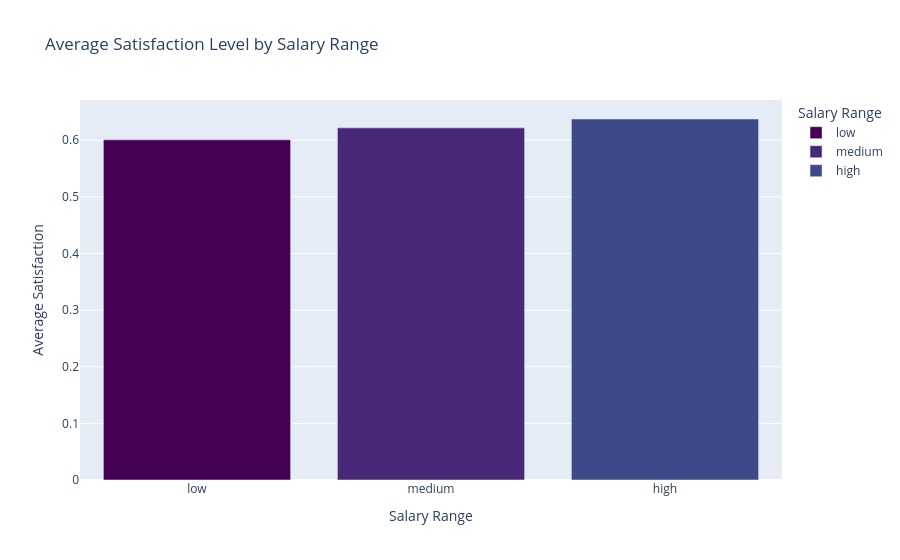

The notebook cell saved with this chart:
### Markdown cell above
<h1>**Calculating the Average Satisfaction Level and Plotting it against the Salary Types**</h1>

### Code cell
import plotly.express as px
avg_satisfaction = data_cleaned.groupby('Salary_Range')['satisfaction_level'].mean().reset_index() #Finding average satisfaction level
fig = px.bar(
    avg_satisfaction,
    x='Salary_Range',
    y='satisfaction_level',
    title='Average Satisfaction Level by Salary Range',
    labels={'Salary_Range': 'Salary Range', 'satisfaction_level': 'Average Satisfaction'},
    color='Salary_Range',  
    color_discrete_sequence=px.colors.sequential.Viridis  
)
fig.show() #Plotting Average satisfaction level against different salary types to see whether it is a factor affecting salary or not

### Figure 1 — Plotly figure (JSON) as saved in the notebook; plotly's stock layout.template omitted (floating-point values rounded to 4 significant figures)
{"data": [{"hovertemplate": "Salary Range=%{x}<br>Average Satisfaction=%{y}<extra></extra>", "legendgroup": "low", "marker": {"color": "#440154", "pattern": {"shape": ""}}, "name": "low", "orientation": "v", "showlegend": true, "textposition": "auto", "type": "bar", "x": ["low"], "xaxis": "x", "y": [0.6008], "yaxis": "y"}, {"hovertemplate": "Salary Range=%{x}<br>Average Satisfaction=%{y}<extra></extra>", "legendgroup": "medium", "marker": {"color": "#482878", "pattern": {"shape": ""}}, "name": "medium", "orientation": "v", "showlegend": true, "textposition": "auto", "type": "bar", "x": ["medium"], "xaxis": "x", "y": [0.6218], "yaxis": "y"}, {"hovertemplate": "Salary Range=%{x}<br>Average Satisfaction=%{y}<extra></extra>", "legendgroup": "high", "marker": {"color": "#3e4989", "pattern": {"shape": ""}}, "name": "high", "orientation": "v", "showlegend": true, "textposition": "auto", "type": "bar", "x": ["high"], "xaxis": "x", "y": [0.6375], "yaxis": "y"}], "layout": {"barmode": "relative", "legend": {"title": {"text": "Salary Range"}, "tracegroupgap": 0}, "title": {"text": "Average Satisfaction Level by Salary Range"}, "xaxis": {"anchor": "y", "categoryarray": ["low", "medium", "high"], "categoryorder": "array", "domain": [0, 1], "title": {"text": "Salary Range"}}, "yaxis": {"anchor": "x", "domain": [0, 1], "title": {"text": "Average Satisfaction"}}}}
